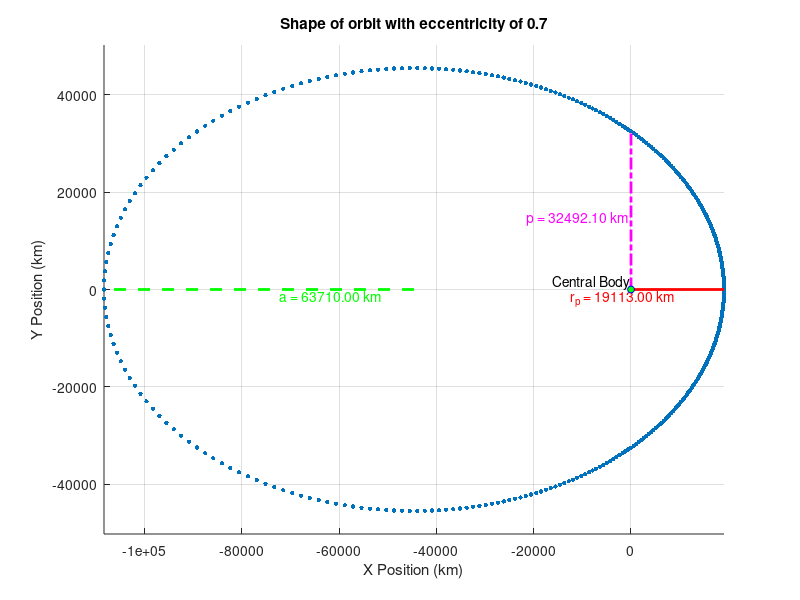
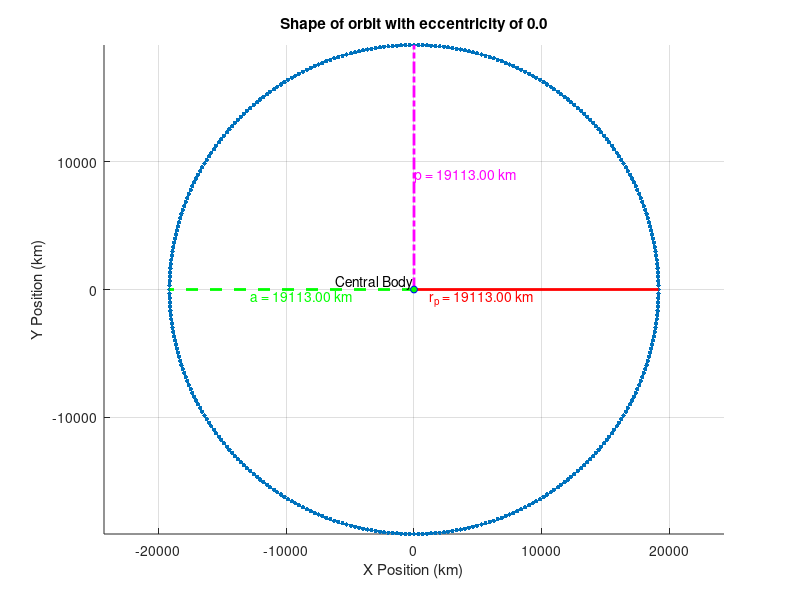
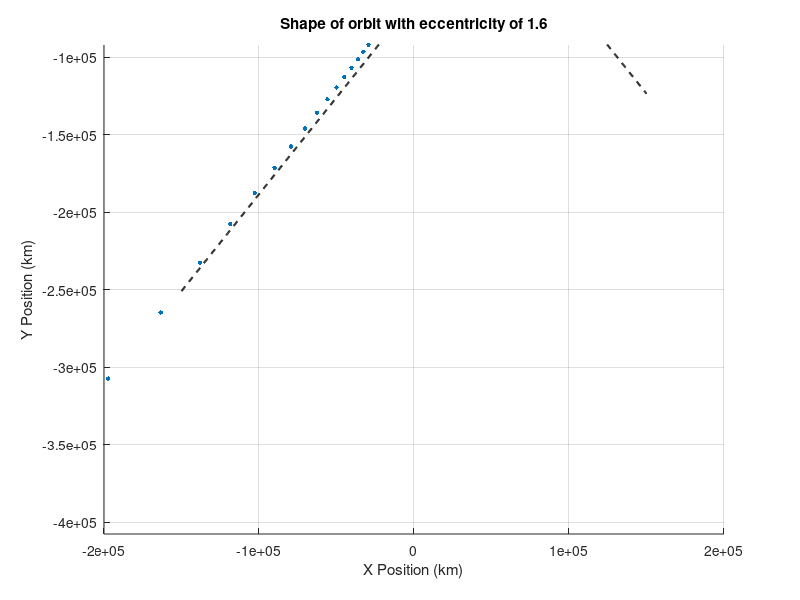
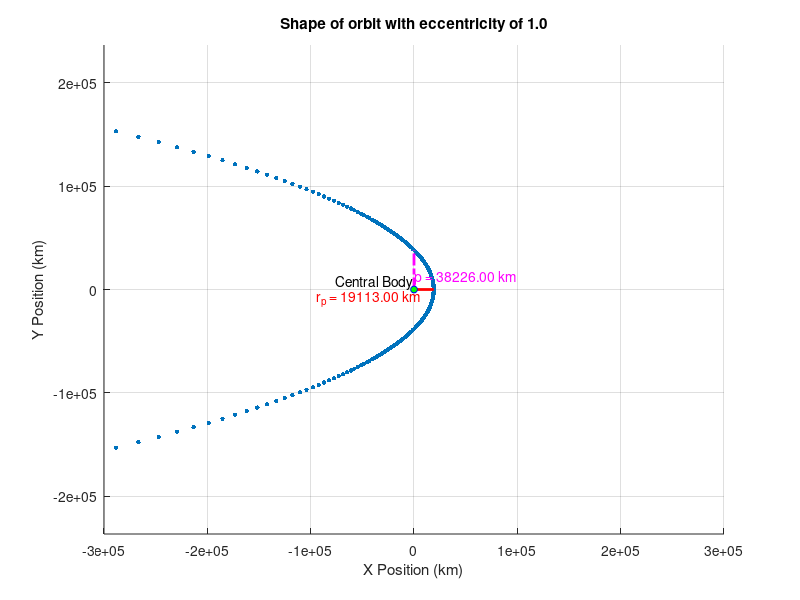

These figures' MATLAB source, in order: (Note: this script raises an error after producing the figures.)
%% Space Mechanics Homework 2
% Tycho Bogdanowitsch
clc; clear;
% Constants
R_earth = 6371; % km
DU_earth = R_earth; % km
mu_earth = 3.986e5; % km^3/s^2

%% Problem 2
close all;
r_p = 3.0*DU_earth; % km

% Part i (ellipse)
nu = 0:1:360; % degrees, true anomaly
e = 0.7;

a = r_p/(1-e);
p = a*(1-e^2);
r_ECI = p ./(1+e*cosd(nu));
x_ellipse = r_ECI.*cosd(nu);
y_ellipse = r_ECI.*sind(nu);

figure(1)
hold on
scatter(x_ellipse,y_ellipse,10,'blue','filled');

plot([0, r_p], [0, 0], 'r-', 'LineWidth', 2); 
text(r_p/2, 0.1, sprintf('r_p = %.2f km ', r_p), 'HorizontalAlignment', 'right', 'VerticalAlignment', 'top','FontSize', 10, 'Color', 'r');

plot([-a*e, -(a+a*e)], [0, 0], 'g--', 'LineWidth', 2); 
text(-(a+a*e)/1.5, -0.1, sprintf('a = %.2f km ', a), 'HorizontalAlignment', 'left', 'VerticalAlignment', 'top', 'FontSize', 10, 'Color', 'g');

plot([0, 0], [0, p], 'm-.', 'LineWidth', 2); 
text(0.1, p/2, sprintf('p = %.2f km ', p), 'HorizontalAlignment', 'right', 'VerticalAlignment', 'top','FontSize', 10, 'Color', 'm');

plot(0, 0, 'bo', 'MarkerSize', 5, 'MarkerFaceColor', 'g'); 
text(0, 0, 'Central Body', 'HorizontalAlignment', 'right', 'VerticalAlignment', 'bottom', 'FontSize', 10);
title('Shape of orbit with eccentricity of 0.7')
xlabel('X Position (km)')
ylabel('Y Position (km)')
grid on
axis equal
hold off

% Part ii (circle)
nu = 0:1:360; % degrees, true anomaly
e = 0;

a = r_p/(1-e);
p = a*(1-e^2);
r_ECI = p ./(1+e*cosd(nu));
x_circle = r_ECI.*cosd(nu);
y_circle = r_ECI.*sind(nu);

figure(2)
hold on
scatter(x_circle,y_circle,10,'blue','filled');

plot([0, r_p], [0, 0], 'r-', 'LineWidth', 2); 
text(r_p/2, 0.1, sprintf('r_p = %.2f km ', r_p), 'HorizontalAlignment', 'right', 'VerticalAlignment', 'top','FontSize', 10, 'Color', 'r');

plot([-a*e, -(a+a*e)], [0, 0], 'g--', 'LineWidth', 2); 
text(-(a+a*e)/1.5, -0.1, sprintf('a = %.2f km ', a), 'HorizontalAlignment', 'left', 'VerticalAlignment', 'top', 'FontSize', 10, 'Color', 'g');

plot([0, 0], [0, p], 'm-.', 'LineWidth', 2); 
text(0.1, p/2, sprintf('p = %.2f km ', p), 'HorizontalAlignment', 'left', 'VerticalAlignment', 'top','FontSize', 10, 'Color', 'm');

plot(0, 0, 'bo', 'MarkerSize', 5, 'MarkerFaceColor', 'g'); 
text(0, 0, 'Central Body', 'HorizontalAlignment', 'right', 'VerticalAlignment', 'bottom', 'FontSize', 10);
title('Shape of orbit with eccentricity of 0.0')
xlabel('X Position (km)')
ylabel('Y Position (km)')
grid on
axis equal
hold off

% Part iii (hyperbola)
e = 1.6;

delta = rad2deg(2*asin(1/e));
valid_high = 90 + delta/2;
valid_low = 360 - 90 - delta/2;

nu_1 = 0:1:valid_high-1;
nu_2 = valid_low+1:1:360;
nu = [nu_1 nu_2]; % degrees, true anomaly

a = r_p/(1-e);
p = a*(1-e^2);
r_ECI = p ./(1+e*cosd(nu));
x_hyperbola = r_ECI.*cosd(nu);
y_hyperbola = r_ECI.*sind(nu);

x_asymptote = linspace(-1.5e5, 1.5e5, 1000);
slope_asymptote = sqrt(e^2 - 1); 

y_asymptote_positive = slope_asymptote * x_asymptote - (slope_asymptote*(r_p-a));
y_asymptote_negative = -slope_asymptote * x_asymptote + (slope_asymptote*(r_p-a));

figure(3)
hold on
scatter(x_hyperbola,y_hyperbola,10,'blue','filled');

plot(x_asymptote, y_asymptote_positive, 'k--', 'LineWidth', 1.5, 'DisplayName', 'Asymptote (+)');
plot(x_asymptote, y_asymptote_negative, 'k--', 'LineWidth', 1.5, 'DisplayName', 'Asymptote (-)');

plot([0, r_p], [0, 0], 'r-', 'LineWidth', 2); 
text(r_p/2, 0.1, sprintf('r_p = %.2f km ', r_p), 'HorizontalAlignment', 'right', 'VerticalAlignment', 'top','FontSize', 10, 'Color', 'r');

plot([r_p,r_p+(-a)], [0, 0], 'g--', 'LineWidth', 2); 
text(-(a+a*e)/1.5, -0.1, sprintf('a = %.2f km ', -a), 'HorizontalAlignment', 'left', 'VerticalAlignment', 'top', 'FontSize', 10, 'Color', 'g');

plot([0, 0], [0, p], 'm-.', 'LineWidth', 2); 
text(0.1, p/2, sprintf('p = %.2f km ', p), 'HorizontalAlignment', 'right', 'VerticalAlignment', 'top','FontSize', 10, 'Color', 'm');

plot(0, 0, 'bo', 'MarkerSize', 5, 'MarkerFaceColor', 'g'); 
text(0, 0, 'Central Body', 'HorizontalAlignment', 'right', 'VerticalAlignment', 'bottom', 'FontSize', 10);
title('Shape of orbit with eccentricity of 1.6')
xlabel('X Position (km)')
ylabel('Y Position (km)')
axis equal
xlim([-2e5 2e5])
grid on

hold off

% Part iv (parabola)
nu_1 = 0:1:179;
nu_2 = 181:1:360;
nu = [nu_1 nu_2]; % degrees, true anomaly
nu = 0:1:360;
e = 1;

a = r_p/(1-e);
p = 2*r_p;
r_ECI = p ./(1+e*cosd(nu));
x_parabola = r_ECI.*cosd(nu);
y_parabola = r_ECI.*sind(nu);

figure(4)
hold on
scatter(x_parabola,y_parabola,10,'blue','filled');

plot([0, r_p], [0, 0], 'r-', 'LineWidth', 2); 
text(r_p/2, 0.1, sprintf('r_p = %.2f km ', r_p), 'HorizontalAlignment', 'right', 'VerticalAlignment', 'top','FontSize', 10, 'Color', 'r');

%plot([-a*e, -(a+a*e)], [0, 0], 'g--', 'LineWidth', 2); 
%text(-(a+a*e)/1.5, -0.1, sprintf('a = %.2f km ', a), 'HorizontalAlignment', 'left', 'VerticalAlignment', 'top', 'FontSize', 10, 'Color', 'g');

plot([0, 0], [0, p], 'm-.', 'LineWidth', 2); 
text(0.1, p/2, sprintf('p = %.2f km ', p), 'HorizontalAlignment', 'left', 'VerticalAlignment', 'top','FontSize', 10, 'Color', 'm');

plot(0, 0, 'bo', 'MarkerSize', 5, 'MarkerFaceColor', 'g'); 
text(0, 0, 'Central Body', 'HorizontalAlignment', 'right', 'VerticalAlignment', 'bottom', 'FontSize', 10);
title('Shape of orbit with eccentricity of 1.0')
xlabel('X Position (km)')
ylabel('Y Position (km)')
xlim([-3e5 3e5])
grid on
axis equal
hold off

figure(5);
hold on;
scatter(x_ellipse, y_ellipse, 10, 'b', 'filled', 'DisplayName', 'Ellipse: e = 0.7');
scatter(x_circle, y_circle, 10, 'g', 'filled', 'DisplayName', 'Circle: e = 0');
scatter(x_hyperbola, y_hyperbola, 10, 'r', 'filled', 'DisplayName', 'Hyperbola: e = 1.6');
scatter(x_parabola, y_parabola, 10, 'm', 'filled', 'DisplayName', 'Parabola: e = 1.0');
scatter(0, 0, 50, 'k', 'filled', 'DisplayName', 'Central Body');
xlabel('X Position (km)');
ylabel('Y Position (km)');
title('Overlay of All Orbit Shapes');
legend show;
axis equal;
xlim([-3e5 3e5])
grid on;
hold off;

%% Problem 3
r_ECI = [-8050 1900 2600]; % km
v_ECi = [-7 -2.8 -4]; % km/s
r_mag = norm(r_ECI); % km
v_mag = norm(v_ECi); % km/s

% Part i
epsilon = (v_mag^2/2) - (mu_earth/r_mag); % km^2/s^2
h = cross(r_ECI,v_ECi); % km^2/s
h_mag = norm(h); % km^2/s
e = sqrt(1 + (2*h_mag^2*epsilon/mu_earth^2));

fprintf('The Eccentricity is: %.3f \n', e);

% Part ii
p = h_mag^2/mu_earth; % km
nu = rad2deg(acos((1/e)*((p/r_mag) - 1))); % deg

fprintf('The True Anomaly is: %.3f deg \n', nu);

% Part iii
fpa = rad2deg(acos(h_mag/(r_mag*v_mag))); % deg

fprintf('The Flight Path Angle is: %.3f deg \n', fpa);

% Part iv
a = -mu_earth/(2*epsilon); % km
E = rad2deg(acos((1/e)*(1-(r_mag/a)))); % deg

fprintf('The Eccentric Anomaly is: %.3f deg \n', E);

% Part v
E_rad = deg2rad(E);
M = rad2deg(E_rad - e*sin(E_rad)); % deg

fprintf('The Mean Anomaly is: %.3f deg \n', M);

%% Problem 4
clear;
a = 6897; % km
e = 0.0002422;
i = 28.4666; % deg
RAAN = 205.7537; % deg
omega = 318.2020; % deg
nu = 41.8386; % deg

[r_result,v_result] = OE2ECI(a,e,i,RAAN,omega,nu);

disp('Hubble Position Vector (km):')
disp(r_result)
disp('Hubble Velocity Vector (km/s):')
disp(v_result)


function [r_ECI,v_ECI] = OE2ECI(a,e,i,RAAN,omega,nu)
    mu_earth = 3.986e5; % km^3/s^2
    i = deg2rad(i);
    RAAN = deg2rad(RAAN);
    omega = deg2rad(omega);
    nu = deg2rad(nu);
    %u = omega + nu;
    r = a*(1-e^2)/(1+e*cos(nu));
    r_PQW = [r * cos(nu); r * sin(nu); 0];
    %r_IJK = r * [cos(u)*cos(RAAN)+sin(u)*cos(i)*sin(RAAN); 
    %    cos(u)*sin(RAAN)+sin(u)*cos(i)*cos(RAAN);
    %    sin(u)*sin(i)];

    n = sqrt(mu_earth/a^3);
    E = 2*atan2(sqrt((1-e)/(1+e))*tan(nu/2),1);
    R_PQR_IJK = [cos(RAAN)*cos(omega)-sin(RAAN)*cos(i)*sin(omega),...
        -cos(RAAN)*sin(omega)-sin(RAAN)*cos(i)*cos(omega),... 
        sin(RAAN)*sin(i);
        sin(RAAN)*cos(omega)+cos(RAAN)*cos(i)*sin(omega),... 
        -sin(RAAN)*sin(omega)+cos(RAAN)*cos(i)*cos(omega),... 
        -cos(RAAN)*sin(i);
        sin(i)*sin(omega), sin(i)*cos(omega), cos(i)];
    v_PQW = (a*n/(1-e*cos(E)))*[-sin(E); sqrt(1-e^2)*cos(E); 0];
    %v_IJK = R_PQR_IJK*v_PQW;

    r_ECI = R_PQR_IJK*r_PQW;
    v_ECI = R_PQR_IJK*v_PQW;

end